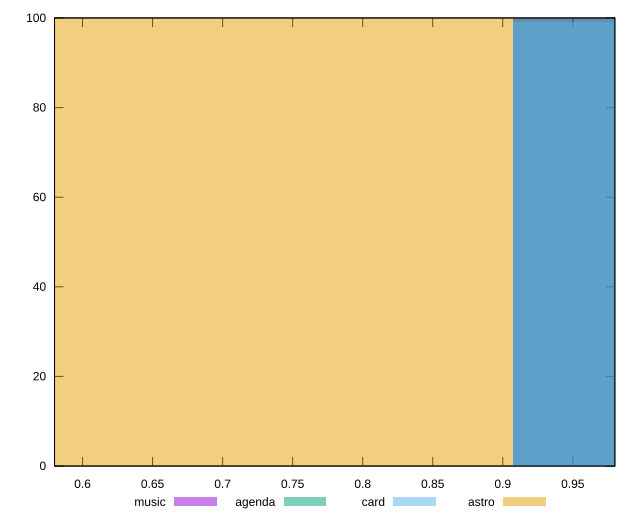

gnuplot code for this plot:
reset

$music <<EOF
1.0886338339380635 100
EOF

$agenda <<EOF
1.0886338339380635 100
EOF

$card <<EOF
1.0886338339380635 99
EOF

$astro <<EOF
0.7257558892920423 100
EOF

set key outside below
set boxwidth 0.36287794464602113
set xrange [0.58:0.98]
set yrange [0:100]
set trange [0:100]
set style fill transparent solid 0.5 noborder
set terminal svg size 640, 520 enhanced background rgb 'white'
set output "reports/report_00030_2021-02-24T20-42-31.540Z/dom-size/comparison/histogram/all_score.svg"

plot $music title "music" with boxes, \
     $agenda title "agenda" with boxes, \
     $card title "card" with boxes, \
     $astro title "astro" with boxes

reset
